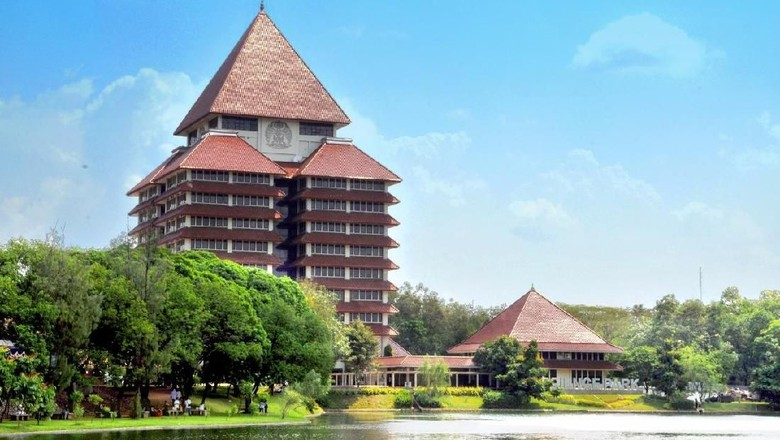
#> input picture Lab/Tugas_2/rektorat_ui.jpeg, 780 x 440 px
$ jupyter execute Untitled.ipynb
#> lines starting #> are read from the running program, lines starting #| are printed output that depends on the picture
[cell 1]
import numpy as np
from scipy import fftpack as fp
import matplotlib.pyplot as plt
from skimage import color, io
from skimage.transform import rescale

[cell 2]
def dftuv(M, N):
	""" DFTUV Computes meshgrid frequency matrices.
	[U, V] = DFTUV(M, N) computes meshgrid frequency matrices U and
	V. U and V are useful for computing frequency-domain filter
	functions that can be used with DFTFILT. U and V are both M-by-N. """

	# Set up range of variables.
	u = np.arange(M)
	v = np.arange(N)

	# Compute the indices for use in meshgrid
	for i in range(M//2+1, M):
		u[i] = u[i] - M
	for i in range(N//2+1, N):
		v[i] = v[i] - N

	# Return the meshgrid arrays
	return np.meshgrid(v,u)

[cell 3]
def lpfilter(tipe, M, N, D0, n = 1):
	""" LPFILTER Computes frequency domain lowpass filters
    H = LPFILTER(TYPE, M, N, D0, n) creates the transfer function of
    a lowpass filter, H, of the specified TYPE and size (M-by-N).  To
    view the filter as an image or mesh plot, it should be centered
    using H = fftshift(H).

    Valid values for TYPE, D0, and n are:

    'ideal'    Ideal lowpass filter with cutoff frequency D0.  n need
               not be supplied.  D0 must be positive

    'btw'      Butterworth lowpass filter of order n, and cutoff D0.
               The default value for n is 1.0.  D0 must be positive.

    'gaussian' Gaussian lowpass filter with cutoff (standard deviation)
 	           D0.  n need not be supplied.  D0 must be positive. """

 	# Use function dftuv to set up the meshgrid arrays needed for
 	# computing the required distances.
	U, V = dftuv(M, N)

	# Compute the distances D(U, V).
	D = np.sqrt(U**2+V**2)

	# Begin fiter computations.
	if (tipe == 'gaussian'):
		return np.exp(-(D**2)/(2*(D0**2)))
	elif (tipe == 'btw'):
		return 1/(1 + (D/D0)**(2*n))
	elif (tipe == 'ideal'):
		return (D <= D0)
	else:
		print("Invalid type.")

[cell 4]
def hpfilter(tipe, M, N, D0, n = 1):
	""" HPFILTER Computes frequency domain highpass filters
    H = HPFILTER(TYPE, M, N, D0, n) creates the transfer function of
    a highpass filter, H, of the specified TYPE and size (M-by-N).
    Valid values for TYPE, D0, and n are:

    'ideal'     Ideal highpass filter with cutoff frequency D0.  n
                need not be supplied.  D0 must be positive

    'btw'       Butterworth highpass filter of order n, and cutoff D0.
                The default value for n is 1.0.  D0 must be positive.

    'gaussian'  Gaussian highpass filter with cutoff (standard deviation)
                D0.  n need not be supplied.  D0 must be positive. """


	# The transfer function Hhp of a highpass filter is 1 - Hlp,
	# where Hlp is the transfer function of the corresponding lowpass
	# filter.  Thus, we can use function lpfilter to generate highpass
	# filters.

	# Generate highpass filter.
	Hlp = lpfilter(tipe, M, N, D0, n)
	return 1 - Hlp

[cell 5]
def notch(tipe, M, N, D0, x, y, n = 1):
	""" notch Computes frequency domain notch filters
    H = NOTCH(TYPE, M, N, D0, x, y, n) creates the transfer function of
    a notch filter, H, of the specified TYPE and size (M-by-N). centered at
    Column X, Row Y in an unshifted Fourier spectrum.
    Valid values for TYPE, D0, and n are:

    'ideal'     Ideal highpass filter with cutoff frequency D0.  n
                need not be supplied.  D0 must be positive

    'btw'       Butterworth highpass filter of order n, and cutoff D0.
                The default value for n is 1.0.  D0 must be positive.

    'gaussian'  Gaussian highpass filter with cutoff (standard deviation)
                D0.  n need not be supplied.  D0 must be positive. """

	# The transfer function Hhp of a highpass filter is 1 - Hlp,
	# where Hlp is the transfer function of the corresponding lowpass
	# filter.  Thus, we can use function lpfilter to generate highpass
	# filters.

	# Generate highpass filter.
	Hlp = lpfilter(tipe, M, N, D0, n)
	H = 1 - Hlp
	H = np.roll(H, y-1, axis=0)
	H = np.roll(H, x-1, axis=1)
	return H

[cell 6]
def paddedsize(w, l):
	""" PADDEDSIZE Computes padded sizes useful for FFT-based filtering.
    PQ = PADDEDSIZE(AB), where AB is a two-element size vector,
    computes the two-element size vector PQ = 2*AB. """

	return (2*w, 2*l)

[cell 7]
i1 = color.rgb2gray(io.imread('rektorat_ui.jpeg'))
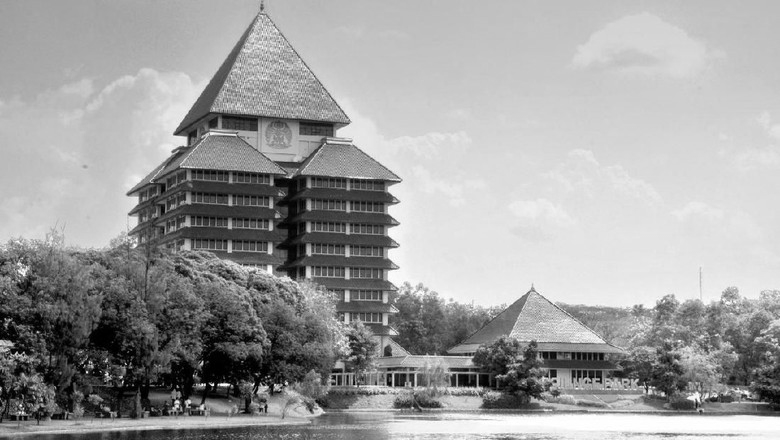
#> i1: shape (440, 780) float64; min 0, max 1, mean 0.627
w, l = paddedsize(i1.shape[0], i1.shape[1])
#> w = 880; l = 1560
# membuat gaussian lowpass filter
# fungsi lpfilter terdapat di file helper.py
h = lpfilter('btw', w, l, 0.05 * w)
# menghitung DFT citra
f = fp.fft2(i1,(w,l))
# Apply lowpass filter
LPFS_lena = h*f
# convert ke domain spasial
LPF_lena = fp.ifft2(LPFS_lena).real
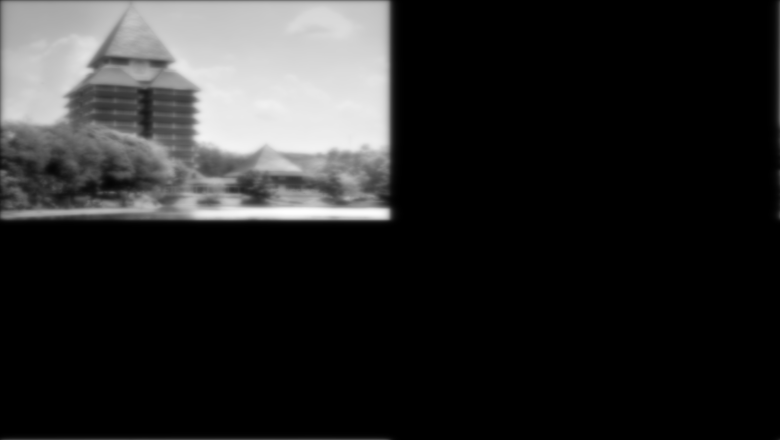
#> LPF_lena: shape (880, 1560) float64 (shown at 1/2 size); min -4.64e-07, max 0.977, mean 0.157; drawn with min black and max white
LPF_lena = LPF_lena[:i1.shape[0],:i1.shape[1]]
#> LPF_lena: shape (440, 780) float64

# Menampilkan fourier spectrum
Fc = fp.fftshift(f)
Fcf = fp.fftshift(LPFS_lena)
# fungsi abs untuk menghitung magnitude
S1 = np.log(1+abs(Fc))
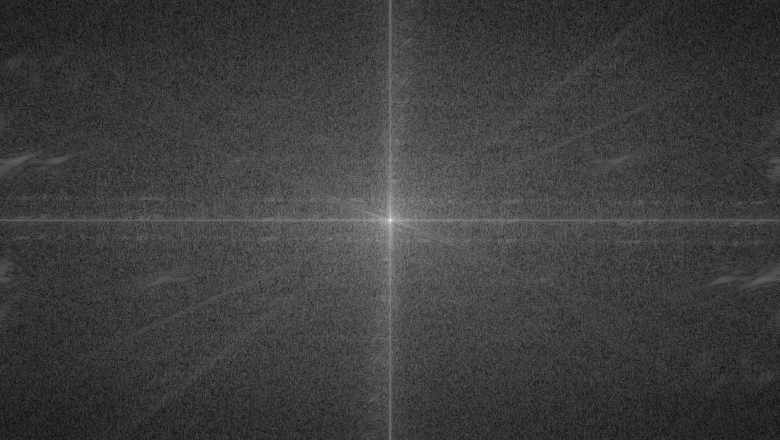
#> S1: shape (880, 1560) float64 (shown at 1/2 size); min 0.00985, max 12.28, mean 3; drawn with min black and max white
S2 = np.log(1+abs(Fcf))
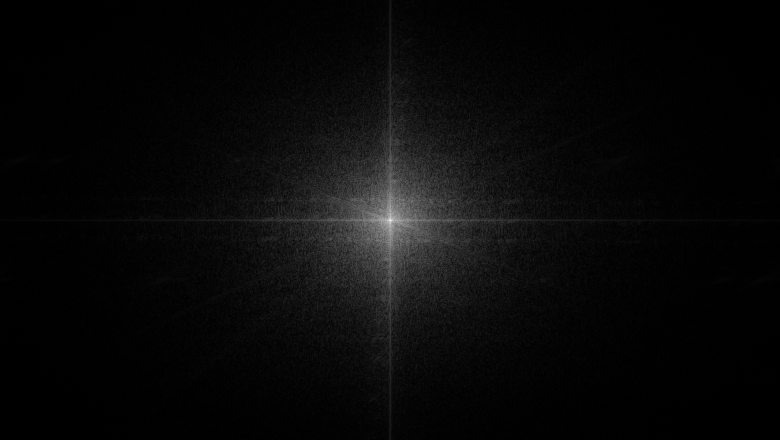
#> S2: shape (880, 1560) float64 (shown at 1/2 size); min 3.45e-05, max 12.28, mean 0.442; drawn with min black and max white
plt.subplot(1,2,1); plt.imshow(i1, cmap='gray')
plt.title("Original"); plt.axis("off")
plt.subplot(1,2,2); plt.imshow(S1, cmap='gray')
plt.title("Original Fourier Spectrum"); plt.axis("off")
plt.show()

plt.subplot(1,2,1); plt.imshow(LPF_lena, cmap='gray')
plt.title("Butterworth Lowpass Filter"); plt.axis("off")
plt.subplot(1,2,2); plt.imshow(S2, cmap='gray')
plt.title("Spectrum of Filtered Image"); plt.axis("off")
plt.show()

#Semakin tinggi nilai D0 semakin turun tingkat smoothnya

[cell 8]
i1 = color.rgb2gray(io.imread('rektorat_ui.jpeg'))
w, l = paddedsize(i1.shape[0], i1.shape[1])
# membuat gaussian lowpass filter
# fungsi lpfilter terdapat di file helper.py
h = hpfilter('btw', w, l, 0.05 * w)
# menghitung DFT citra
f = fp.fft2(i1,(w,l))
# Apply lowpass filter
LPFS_lena = h*f
# convert ke domain spasial
LPF_lena = fp.ifft2(LPFS_lena).real
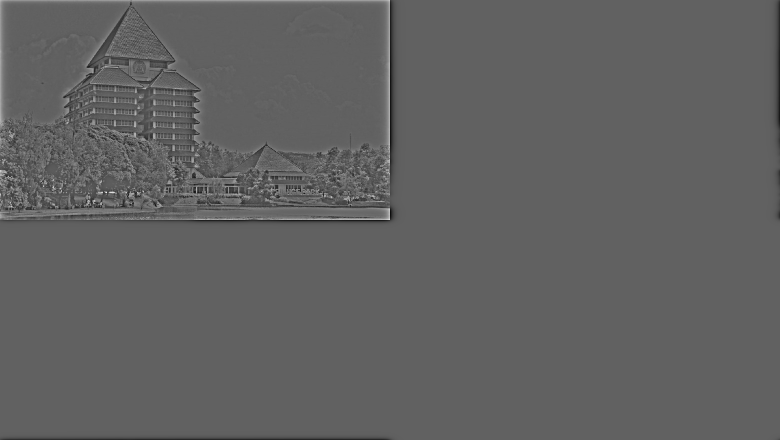
#> LPF_lena: shape (880, 1560) float64 (shown at 1/2 size); min -0.46, max 0.745, mean 6.63e-19; drawn with min black and max white
LPF_lena = LPF_lena[:i1.shape[0],:i1.shape[1]]
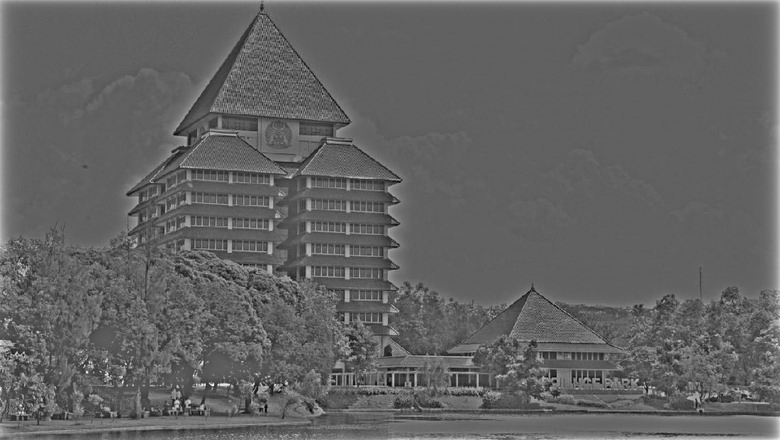
#> LPF_lena: shape (440, 780) float64; min -0.46, max 0.745, mean 0.00927; drawn with min black and max white

# Menampilkan fourier spectrum
Fc = fp.fftshift(f)
Fcf = fp.fftshift(LPFS_lena)
# fungsi abs untuk menghitung magnitude
S1 = np.log(1+abs(Fc))
S2 = np.log(1+abs(Fcf))
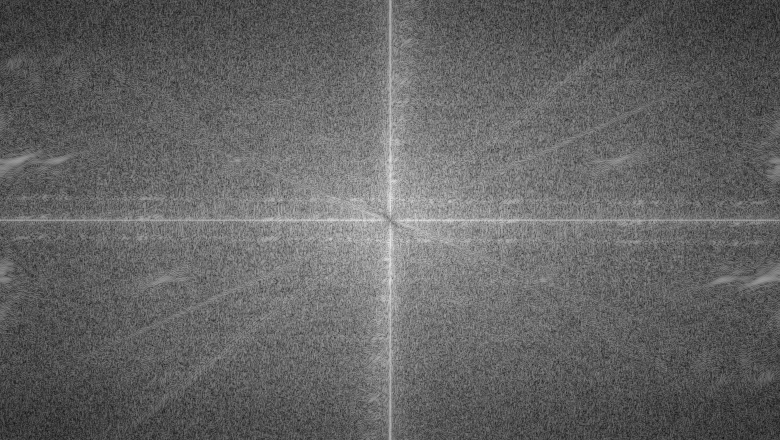
#> S2: shape (880, 1560) float64 (shown at 1/2 size); min 0, max 7.54, mean 2.97; drawn with min black and max white
plt.subplot(1,2,1); plt.imshow(i1, cmap='gray')
plt.title("Original"); plt.axis("off")
plt.subplot(1,2,2); plt.imshow(S1, cmap='gray')
plt.title("Original Fourier Spectrum"); plt.axis("off")
plt.show()

plt.subplot(1,2,1); plt.imshow(LPF_lena, cmap='gray')
plt.title("Butterworth HighPass Filter"); plt.axis("off")
plt.subplot(1,2,2); plt.imshow(S2, cmap='gray')
plt.title("Spectrum of Filtered Image"); plt.axis("off")
plt.show()

#Semakin tinggi nilai D0 semakin tajam gambarnya

[cell 9]
from skimage import io, color, util

bunga = io.imread('flowers_noisy.jpg')
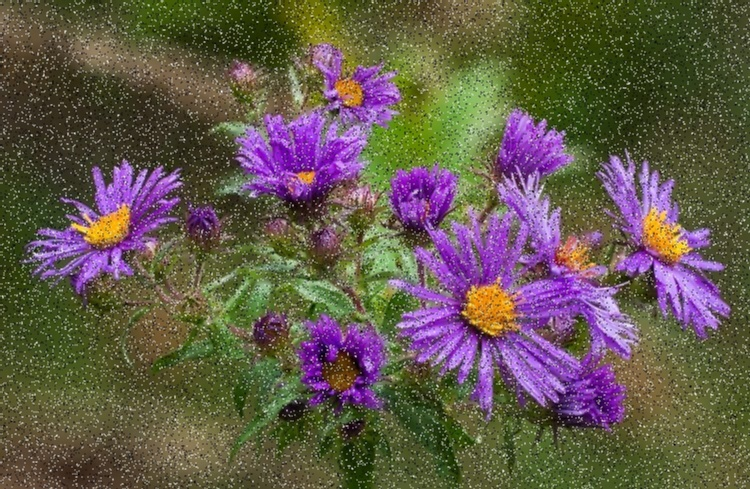
#> input picture Lab/Tugas_2/flowers_noisy.jpg, 750 x 489 px
#> bunga is the input picture: shape (489, 750, 3); mean R, G, B 99.6, 89.2, 75.9
i1 = color.rgb2gray(bunga)
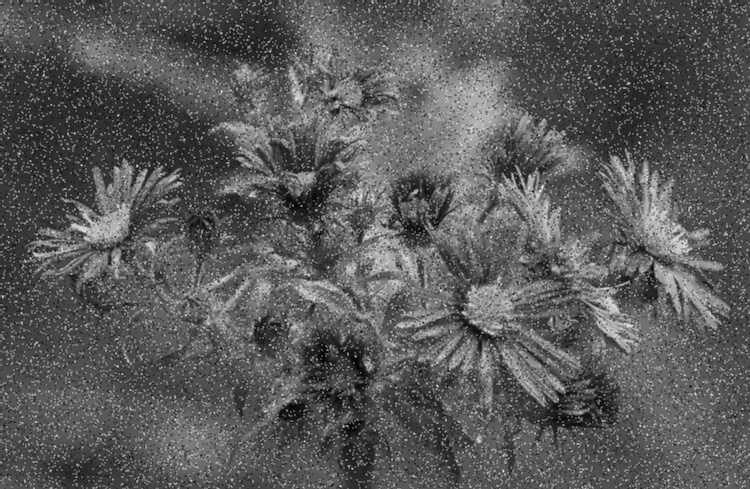
#> i1: shape (489, 750) float64; min 0.00333, max 0.983, mean 0.355

w, l = paddedsize(i1.shape[0], i1.shape[1])
#> w = 978; l = 1500
f = fp.fft2(i1, (w,l))
Fc = fp.fftshift(f)
S1 = np.log(1+abs(Fc))
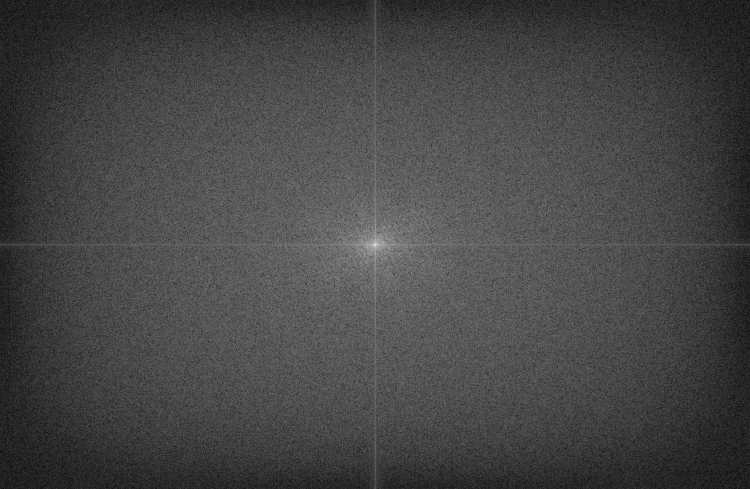
#> S1: shape (978, 1500) float64 (shown at 1/2 size); min 0.0182, max 11.78, mean 3.24; drawn with min black and max white
plt.subplot();
plt.imshow(S1, cmap='gray')
plt.title("Original Fourier Spectrum");
plt.axis("off")
plt.show()
